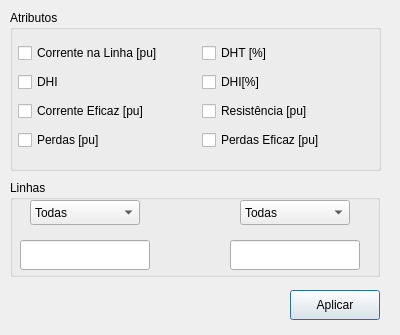
<?xml version="1.0" encoding="UTF-8"?>
<ui version="4.0">
 <class>FiltroLinha</class>
 <widget class="QDialog" name="FiltroLinha">
  <property name="geometry">
   <rect>
    <x>0</x>
    <y>0</y>
    <width>400</width>
    <height>335</height>
   </rect>
  </property>
  <property name="windowTitle">
   <string>Dialog</string>
  </property>
  <widget class="QGroupBox" name="groupBoxAtributos">
   <property name="geometry">
    <rect>
     <x>10</x>
     <y>10</y>
     <width>371</width>
     <height>161</height>
    </rect>
   </property>
   <property name="title">
    <string>Atributos</string>
   </property>
   <widget class="QWidget" name="layoutWidget">
    <property name="geometry">
     <rect>
      <x>8</x>
      <y>30</y>
      <width>361</width>
      <height>116</height>
     </rect>
    </property>
    <layout class="QVBoxLayout" name="verticalLayout">
     <item>
      <layout class="QHBoxLayout" name="horizontalLayout">
       <item>
        <widget class="QCheckBox" name="checkBoxCorrente">
         <property name="cursor">
          <cursorShape>PointingHandCursor</cursorShape>
         </property>
         <property name="text">
          <string>Corrente na Linha [pu]</string>
         </property>
        </widget>
       </item>
       <item>
        <widget class="QCheckBox" name="checkBoxDht">
         <property name="cursor">
          <cursorShape>PointingHandCursor</cursorShape>
         </property>
         <property name="text">
          <string>DHT [%]</string>
         </property>
        </widget>
       </item>
      </layout>
     </item>
     <item>
      <layout class="QHBoxLayout" name="horizontalLayout_2">
       <item>
        <widget class="QCheckBox" name="checkboxDit">
         <property name="cursor">
          <cursorShape>PointingHandCursor</cursorShape>
         </property>
         <property name="text">
          <string>DHI</string>
         </property>
        </widget>
       </item>
       <item>
        <widget class="QCheckBox" name="checkBoxDitPercent">
         <property name="cursor">
          <cursorShape>PointingHandCursor</cursorShape>
         </property>
         <property name="text">
          <string>DHI[%]</string>
         </property>
        </widget>
       </item>
      </layout>
     </item>
     <item>
      <layout class="QHBoxLayout" name="horizontalLayout_3">
       <item>
        <widget class="QCheckBox" name="checkBoxCorrenteEficaz">
         <property name="cursor">
          <cursorShape>PointingHandCursor</cursorShape>
         </property>
         <property name="text">
          <string>Corrente Eficaz [pu]</string>
         </property>
        </widget>
       </item>
       <item>
        <widget class="QCheckBox" name="checkBoxResistencia">
         <property name="cursor">
          <cursorShape>PointingHandCursor</cursorShape>
         </property>
         <property name="text">
          <string>Resistência [pu]</string>
         </property>
        </widget>
       </item>
      </layout>
     </item>
     <item>
      <layout class="QHBoxLayout" name="horizontalLayout_4">
       <item>
        <widget class="QCheckBox" name="checkBoxPerdas">
         <property name="cursor">
          <cursorShape>PointingHandCursor</cursorShape>
         </property>
         <property name="text">
          <string>Perdas [pu]</string>
         </property>
        </widget>
       </item>
       <item>
        <widget class="QCheckBox" name="checkBoxPerdasEficaz">
         <property name="cursor">
          <cursorShape>PointingHandCursor</cursorShape>
         </property>
         <property name="text">
          <string>Perdas Eficaz [pu]</string>
         </property>
        </widget>
       </item>
      </layout>
     </item>
    </layout>
   </widget>
  </widget>
  <widget class="QPushButton" name="btnAplicar">
   <property name="geometry">
    <rect>
     <x>290</x>
     <y>290</y>
     <width>90</width>
     <height>30</height>
    </rect>
   </property>
   <property name="cursor">
    <cursorShape>PointingHandCursor</cursorShape>
   </property>
   <property name="text">
    <string>Aplicar</string>
   </property>
  </widget>
  <widget class="QGroupBox" name="groupBoxLinhas">
   <property name="geometry">
    <rect>
     <x>10</x>
     <y>180</y>
     <width>370</width>
     <height>97</height>
    </rect>
   </property>
   <property name="title">
    <string>Linhas</string>
   </property>
   <widget class="QComboBox" name="comboBoxDestino">
    <property name="geometry">
     <rect>
      <x>230</x>
      <y>20</y>
      <width>110</width>
      <height>25</height>
     </rect>
    </property>
    <property name="cursor">
     <cursorShape>PointingHandCursor</cursorShape>
    </property>
    <item>
     <property name="text">
      <string>Todas</string>
     </property>
    </item>
    <item>
     <property name="text">
      <string>Componentes</string>
     </property>
    </item>
   </widget>
   <widget class="QLineEdit" name="lineEditFLinha">
    <property name="geometry">
     <rect>
      <x>10</x>
      <y>60</y>
      <width>130</width>
      <height>30</height>
     </rect>
    </property>
    <property name="text">
     <string/>
    </property>
   </widget>
   <widget class="QComboBox" name="comboBoxOrigem">
    <property name="geometry">
     <rect>
      <x>20</x>
      <y>20</y>
      <width>110</width>
      <height>25</height>
     </rect>
    </property>
    <property name="cursor">
     <cursorShape>PointingHandCursor</cursorShape>
    </property>
    <item>
     <property name="text">
      <string>Todas</string>
     </property>
    </item>
    <item>
     <property name="text">
      <string>Componentes</string>
     </property>
    </item>
   </widget>
   <widget class="QLineEdit" name="lineEditFLinha2">
    <property name="geometry">
     <rect>
      <x>220</x>
      <y>60</y>
      <width>130</width>
      <height>30</height>
     </rect>
    </property>
    <property name="text">
     <string/>
    </property>
   </widget>
  </widget>
 </widget>
 <resources/>
 <connections/>
</ui>
